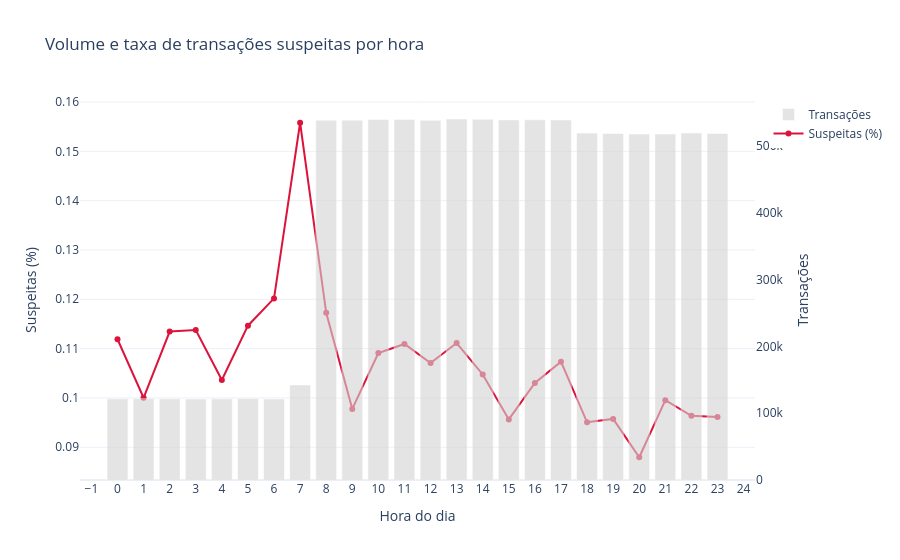

Notebook code cell kept with this figure:
### Markdown cell above
#### Taxa de Transações Suspeitas por Hora do Dia

### Code cell
por_hora = (
    dataset.groupby("hora_dia")["Is_laundering"]
    .agg(total="count", suspeitas="sum", taxa="mean")
    .reset_index()
)
por_hora["taxa_pct"] = por_hora["taxa"] * 100

fig = go.Figure()
fig.add_bar(x=por_hora["hora_dia"], y=por_hora["total"], name="Transações", marker_color="lightgray", yaxis="y2", opacity=0.6)
fig.add_scatter(x=por_hora["hora_dia"], y=por_hora["taxa_pct"], name="Suspeitas (%)", mode="lines+markers", line=dict(color="crimson"))
fig.update_layout(
    title="Volume e taxa de transações suspeitas por hora",
    xaxis=dict(title="Hora do dia", dtick=1),
    yaxis=dict(title="Suspeitas (%)"),
    yaxis2=dict(title="Transações", overlaying="y", side="right", showgrid=False),
    template="plotly_white",
)
fig.show()

### Figure 1 — Plotly figure (JSON) as saved in the notebook; plotly's stock layout.template omitted (floating-point values rounded to 4 significant figures)
{"data": [{"marker": {"color": "lightgray"}, "name": "Transações", "opacity": 0.6, "type": "bar", "x": [0, 1, 2, 3, 4, 5, 6, 7, 8, 9, 10, 11, 12, 13, 14, 15, 16, 17, 18, 19, 20, 21, 22, 23], "y": [121548, 121964, 121627, 121282, 121568, 122114, 121484, 142497, 538992, 539044, 539942, 539901, 538855, 540796, 540282, 539480, 539647, 539364, 519658, 519059, 518346, 518362, 519870, 519170], "yaxis": "y2"}, {"line": {"color": "crimson"}, "mode": "lines+markers", "name": "Suspeitas (%)", "type": "scatter", "x": [0, 1, 2, 3, 4, 5, 6, 7, 8, 9, 10, 11, 12, 13, 14, 15, 16, 17, 18, 19, 20, 21, 22, 23], "y": [0.1119, 0.1, 0.1135, 0.1138, 0.1036, 0.1146, 0.1202, 0.1558, 0.1173, 0.09777, 0.1091, 0.1109, 0.1071, 0.1111, 0.1048, 0.09565, 0.103, 0.1073, 0.09506, 0.09575, 0.08797, 0.09954, 0.09637, 0.09611]}], "layout": {"title": {"text": "Volume e taxa de transações suspeitas por hora"}, "xaxis": {"dtick": 1, "title": {"text": "Hora do dia"}}, "yaxis": {"title": {"text": "Suspeitas (%)"}}, "yaxis2": {"overlaying": "y", "showgrid": false, "side": "right", "title": {"text": "Transações"}}}}
